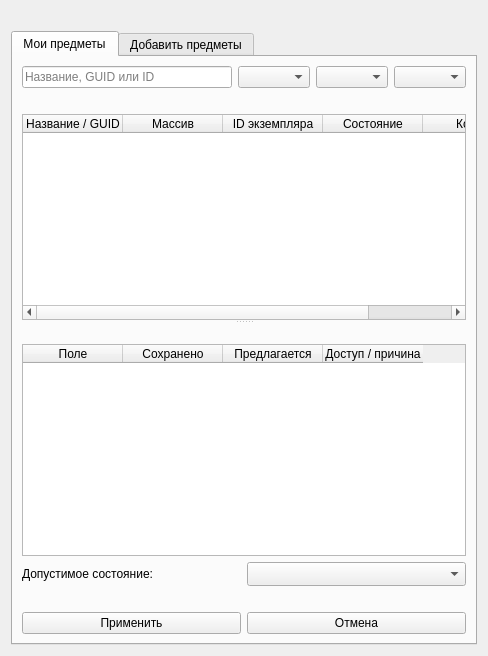
<?xml version="1.0" encoding="UTF-8"?>
<ui version="4.0">
 <class>Tab_Inventory</class>
 <widget class="QWidget" name="Tab_Inventory">
  <layout class="QVBoxLayout" name="inventoryLayout">
   <item><widget class="QLabel" name="characterLabel"><property name="textFormat"><enum>Qt::TextFormat::PlainText</enum></property><property name="wordWrap"><bool>true</bool></property></widget></item>
   <item><widget class="QTabWidget" name="inventoryPages">
    <widget class="QWidget" name="ownedPage">
     <attribute name="title"><string>Мои предметы</string></attribute>
     <layout class="QVBoxLayout" name="ownedLayout">
      <item><layout class="QHBoxLayout" name="ownedFilters">
       <item><widget class="QLineEdit" name="ownedSearch"><property name="placeholderText"><string>Название, GUID или ID</string></property><property name="clearButtonEnabled"><bool>true</bool></property></widget></item>
       <item><widget class="QComboBox" name="arrayFilter"/></item>
       <item><widget class="QComboBox" name="ownedCategoryFilter"/></item>
       <item><widget class="QComboBox" name="stateFilter"/></item>
      </layout></item>
      <item><widget class="QLabel" name="ownedStatus"><property name="textFormat"><enum>Qt::TextFormat::PlainText</enum></property><property name="wordWrap"><bool>true</bool></property></widget></item>
      <item><widget class="QSplitter" name="ownedSplitter">
       <property name="orientation"><enum>Qt::Orientation::Vertical</enum></property>
       <property name="childrenCollapsible"><bool>false</bool></property>
       <widget class="QTableWidget" name="ownedTable">
        <property name="selectionMode"><enum>QAbstractItemView::SelectionMode::SingleSelection</enum></property>
        <property name="selectionBehavior"><enum>QAbstractItemView::SelectionBehavior::SelectRows</enum></property>
        <property name="editTriggers"><set>QAbstractItemView::EditTrigger::NoEditTriggers</set></property>
        <property name="alternatingRowColors"><bool>true</bool></property>
        <column><property name="text"><string>Название / GUID</string></property></column>
        <column><property name="text"><string>Массив</string></property></column>
        <column><property name="text"><string>ID экземпляра</string></property></column>
        <column><property name="text"><string>Состояние</string></property></column>
        <column><property name="text"><string>Копий</string></property></column>
       </widget>
       <widget class="QWidget" name="ownedDetails">
        <layout class="QVBoxLayout" name="detailsLayout">
         <property name="leftMargin"><number>0</number></property><property name="rightMargin"><number>0</number></property>
         <item><widget class="QLabel" name="selectedInstance"><property name="textFormat"><enum>Qt::TextFormat::PlainText</enum></property><property name="wordWrap"><bool>true</bool></property></widget></item>
         <item><widget class="QTableWidget" name="propertyTable">
          <property name="editTriggers"><set>QAbstractItemView::EditTrigger::NoEditTriggers</set></property>
          <property name="alternatingRowColors"><bool>true</bool></property>
          <column><property name="text"><string>Поле</string></property></column>
          <column><property name="text"><string>Сохранено</string></property></column>
          <column><property name="text"><string>Предлагается</string></property></column>
          <column><property name="text"><string>Доступ / причина</string></property></column>
         </widget></item>
         <item><layout class="QHBoxLayout" name="stateControls">
          <item><widget class="QLabel" name="reviewedStateLabel"><property name="text"><string>Допустимое состояние:</string></property></widget></item>
          <item><widget class="QComboBox" name="propertyState"><property name="sizeAdjustPolicy"><enum>QComboBox::SizeAdjustPolicy::AdjustToMinimumContentsLengthWithIcon</enum></property><property name="minimumContentsLength"><number>18</number></property></widget></item>
         </layout></item>
         <item><widget class="QLabel" name="propertyStatus"><property name="textFormat"><enum>Qt::TextFormat::PlainText</enum></property><property name="wordWrap"><bool>true</bool></property></widget></item>
         <item><layout class="QHBoxLayout" name="propertyActions">
          <item><widget class="QPushButton" name="applyProperties"><property name="text"><string>Применить</string></property></widget></item>
          <item><widget class="QPushButton" name="cancelProperties"><property name="text"><string>Отмена</string></property></widget></item>
         </layout></item>
        </layout>
       </widget>
      </widget></item>
     </layout>
    </widget>
    <widget class="QWidget" name="catalogPage">
     <attribute name="title"><string>Добавить предметы</string></attribute>
     <layout class="QVBoxLayout" name="catalogLayout">
   <item><layout class="QHBoxLayout" name="catalogControls">
    <item><widget class="QPushButton" name="discoverCatalog"><property name="text"><string>Найти игру в Steam</string></property></widget></item>
    <item><widget class="QPushButton" name="chooseCatalog"><property name="text"><string>Выбрать catalog.json</string></property></widget></item>
    <item><widget class="QPushButton" name="chooseReview"><property name="text"><string>Выбрать список</string></property></widget></item>
    <item><widget class="QPushButton" name="reloadCatalog"><property name="text"><string>Обновить</string></property></widget></item>
   </layout></item>
   <item><widget class="QLabel" name="catalogStatus"><property name="textFormat"><enum>Qt::TextFormat::PlainText</enum></property><property name="wordWrap"><bool>true</bool></property></widget></item>
   <item><widget class="QCheckBox" name="dlcEntitled"><property name="text"><string>У меня есть требуемое DLC (включить проверенные DLC-предметы)</string></property></widget></item>
   <item><widget class="QCheckBox" name="bulkQualified"><property name="text"><string>Разрешить массовое добавление после проверки на тестовом сохранении</string></property></widget></item>
   <item><layout class="QHBoxLayout" name="filterControls">
    <item><widget class="QLineEdit" name="catalogSearch"><property name="placeholderText"><string>Поиск по названию или точному GUID</string></property><property name="clearButtonEnabled"><bool>true</bool></property></widget></item>
    <item><widget class="QComboBox" name="categoryFilter"/></item>
    <item><widget class="QCheckBox" name="missingOnly"><property name="text"><string>Только доступные и новые</string></property></widget></item>
   </layout></item>
   <item><widget class="QTableWidget" name="catalogTable">
    <property name="selectionMode"><enum>QAbstractItemView::SelectionMode::SingleSelection</enum></property>
    <property name="selectionBehavior"><enum>QAbstractItemView::SelectionBehavior::SelectRows</enum></property>
    <property name="editTriggers"><set>QAbstractItemView::EditTrigger::NoEditTriggers</set></property>
    <property name="alternatingRowColors"><bool>true</bool></property>
    <column><property name="text"><string>Название / GUID</string></property></column>
    <column><property name="text"><string>Категория</string></property></column>
    <column><property name="text"><string>Статус</string></property></column>
    <column><property name="text"><string>DLC</string></property></column>
    <column><property name="text"><string>В сумке</string></property></column>
   </widget></item>
   <item><widget class="QPlainTextEdit" name="itemPreview">
    <property name="readOnly"><bool>true</bool></property>
    <property name="maximumHeight"><number>100</number></property>
   </widget></item>
   <item><widget class="QLabel" name="editStatus"><property name="textFormat"><enum>Qt::TextFormat::PlainText</enum></property><property name="wordWrap"><bool>true</bool></property></widget></item>
   <item><widget class="QPushButton" name="addSelected"><property name="text"><string>Добавить выбранный предмет</string></property></widget></item>
     </layout>
    </widget>
   </widget></item>
  </layout>
 </widget>
 <resources/>
 <connections/>
</ui>
